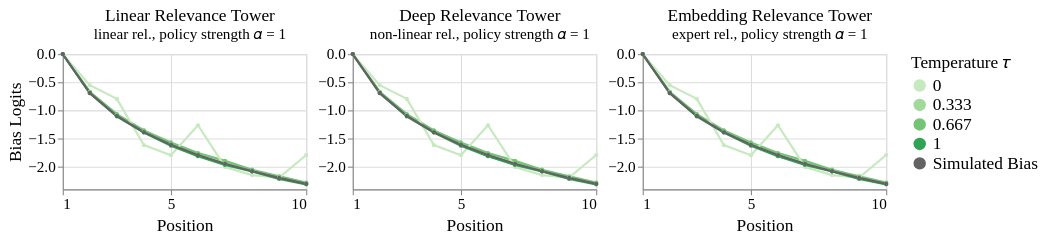

This figure's notebook cell:
### Code cell
def plot_bias(experiment, policy_strength, title="", subtitle="", width=225, height=125, color="blues", show_axis_title=True):
    scheme = {
        "blue": ["#C6DBEF", "#9ECAE1", "#6BAED6", "#3182BD", "#636363"],
        "green": ["#C7E9C0", "#A1D99B", "#74C476", "#31A354", "#636363"],
        "orange": ["#FDD0A2", "#FD8D3C", "#FD8D3C", "#E6550E", "#636363"],
    }[color]

    
    bias_df = load(experiment, "bias.csv")
    bias_df = bias_df[bias_df["policy_strength"] == policy_strength]

    
    n_positions = bias_df.position.max() + 1
    true_bias_df = pd.DataFrame(
        {
            "position": range(n_positions),
            "examination": get_position_bias(n_positions, 1),
            "policy_temperature": "Simulated Bias"
        }
    )

    bias_df = pd.concat([bias_df, true_bias_df])
    bias_df["position"] += 1

    base = alt.Chart(bias_df, width=width, height=height, title=alt.Title(text=title, subtitle=subtitle)).encode(
        x=alt.X("position:Q", title="Position").axis(labelAngle=0, values=[1, 5, 10, 15, 20, 25]).scale(nice=False)
    )
    
    line = base.mark_line(point=True, opacity=1).encode(
        y=alt.Y("mean(examination):Q", title="Bias Logits" if show_axis_title else None),
        color=alt.Color("policy_temperature:O", title="Temperature 𝜏").scale(range=scheme)
    )
    
    ci = base.mark_errorband(extent="ci").encode(
        y=alt.Y("examination:Q", title="Bias Logits" if show_axis_title else None),
        color=alt.Color("policy_temperature:O").scale(range=scheme)
    )
    
    return ci + line





linear = plot_bias("test_single_varying", policy_strength=1, color="green", title="Linear Relevance Tower", subtitle="linear rel., policy strength 𝛼 = 1")
deep = plot_bias("test_single_varying", policy_strength=1, color="green", title="Deep Relevance Tower", subtitle="non-linear rel., policy strength 𝛼 = 1", show_axis_title=False)
embedding = plot_bias("test_single_varying", policy_strength=1, color="green", title="Embedding Relevance Tower", subtitle="expert rel., policy strength 𝛼 = 1", show_axis_title=False)


chart = (
    linear | deep | embedding
).configure_line(
    size=2
).configure_point(
    size=15
).resolve_scale(
    y="shared"
).configure_concat(
    spacing=5
)

chart

### Figure 1 — Vega-Lite specification as saved in the notebook (floating-point values rounded to 4 significant figures)
{"config": {"title": {"font": "serif", "fontWeight": "normal", "fontSize": 16, "dx": 5, "subtitleFont": "serif", "subtitleFontSize": 14}, "axis": {"titleFont": "serif", "titleFontWeight": "normal", "titleFontSize": 16, "labelFont": "serif", "labelFontWeight": "normal", "labelFontSize": 14}, "headerColumn": {"titleFont": "serif", "titleFontWeight": "normal", "titleFontSize": 16, "labelFont": "serif", "labelFontWeight": "normal", "labelFontSize": 16}, "text": {"font": "serif", "fontSize": 14}, "legend": {"symbolOpacity": 1, "titleFont": "serif", "titleFontWeight": "normal", "titleFontSize": 16, "labelFont": "serif", "labelFontWeight": "normal", "labelFontSize": 16}, "concat": {"spacing": 5}, "line": {"size": 2}, "point": {"size": 15}}, "hconcat": [{"layer": [{"mark": {"type": "errorband", "extent": "ci"}, "encoding": {"color": {"field": "policy_temperature", "scale": {"range": ["#C7E9C0", "#A1D99B", "#74C476", "#31A354", "#636363"]}, "type": "ordinal"}, "x": {"axis": {"labelAngle": 0, "values": [1, 5, 10, 15, 20, 25]}, "field": "position", "scale": {"nice": false}, "title": "Position", "type": "quantitative"}, "y": {"field": "examination", "title": "Bias Logits", "type": "quantitative"}}, "title": {"text": "Linear Relevance Tower", "subtitle": "linear rel., policy strength 𝛼 = 1"}}, {"mark": {"type": "line", "opacity": 1, "point": true}, "encoding": {"color": {"field": "policy_temperature", "scale": {"range": ["#C7E9C0", "#A1D99B", "#74C476", "#31A354", "#636363"]}, "title": "Temperature 𝜏", "type": "ordinal"}, "x": {"axis": {"labelAngle": 0, "values": [1, 5, 10, 15, 20, 25]}, "field": "position", "scale": {"nice": false}, "title": "Position", "type": "quantitative"}, "y": {"aggregate": "mean", "field": "examination", "title": "Bias Logits", "type": "quantitative"}}, "title": {"text": "Linear Relevance Tower", "subtitle": "linear rel., policy strength 𝛼 = 1"}}], "data": {"name": "data-1faae2f03af4207c7d2cb069ca9235e9"}, "height": 125, "width": 225}, {"layer": [{"mark": {"type": "errorband", "extent": "ci"}, "encoding": {"color": {"field": "policy_temperature", "scale": {"range": ["#C7E9C0", "#A1D99B", "#74C476", "#31A354", "#636363"]}, "type": "ordinal"}, "x": {"axis": {"labelAngle": 0, "values": [1, 5, 10, 15, 20, 25]}, "field": "position", "scale": {"nice": false}, "title": "Position", "type": "quantitative"}, "y": {"field": "examination", "title": null, "type": "quantitative"}}, "title": {"text": "Deep Relevance Tower", "subtitle": "non-linear rel., policy strength 𝛼 = 1"}}, {"mark": {"type": "line", "opacity": 1, "point": true}, "encoding": {"color": {"field": "policy_temperature", "scale": {"range": ["#C7E9C0", "#A1D99B", "#74C476", "#31A354", "#636363"]}, "title": "Temperature 𝜏", "type": "ordinal"}, "x": {"axis": {"labelAngle": 0, "values": [1, 5, 10, 15, 20, 25]}, "field": "position", "scale": {"nice": false}, "title": "Position", "type": "quantitative"}, "y": {"aggregate": "mean", "field": "examination", "title": null, "type": "quantitative"}}, "title": {"text": "Deep Relevance Tower", "subtitle": "non-linear rel., policy strength 𝛼 = 1"}}], "data": {"name": "data-1faae2f03af4207c7d2cb069ca9235e9"}, "height": 125, "width": 225}, {"layer": [{"mark": {"type": "errorband", "extent": "ci"}, "encoding": {"color": {"field": "policy_temperature", "scale": {"range": ["#C7E9C0", "#A1D99B", "#74C476", "#31A354", "#636363"]}, "type": "ordinal"}, "x": {"axis": {"labelAngle": 0, "values": [1, 5, 10, 15, 20, 25]}, "field": "position", "scale": {"nice": false}, "title": "Position", "type": "quantitative"}, "y": {"field": "examination", "title": null, "type": "quantitative"}}, "title": {"text": "Embedding Relevance Tower", "subtitle": "expert rel., policy strength 𝛼 = 1"}}, {"mark": {"type": "line", "opacity": 1, "point": true}, "encoding": {"color": {"field": "policy_temperature", "scale": {"range": ["#C7E9C0", "#A1D99B", "#74C476", "#31A354", "#636363"]}, "title": "Temperature 𝜏", "type": "ordinal"}, "x": {"axis": {"labelAngle": 0, "values": [1, 5, 10, 15, 20, 25]}, "field": "position", "scale": {"nice": false}, "title": "Position", "type": "quantitative"}, "y": {"aggregate": "mean", "field": "examination", "title": null, "type": "quantitative"}}, "title": {"text": "Embedding Relevance Tower", "subtitle": "expert rel., policy strength 𝛼 = 1"}}], "data": {"name": "data-1faae2f03af4207c7d2cb069ca9235e9"}, "height": 125, "width": 225}], "resolve": {"scale": {"y": "shared"}}, "$schema": "https://vega.github.io/schema/vega-lite/v5.20.1.json", "datasets": {"data-1faae2f03af4207c7d2cb069ca9235e9": [{"position": 1, "examination": 0.0, "results/test_single_varying/data": "Custom_dataset", "experiment": "test_single_varying", "logging_policy_ranker": "linear", "policy_strength": 1.0, "policy_temperature": 0.333, "random_state": 2021.0, "relevance": "linear", "relevance_tower": "linear"}, {"position": 2, "examination": -0.6676, "results/test_single_varying/data": "Custom_dataset", "experiment": "test_single_varying", "logging_policy_ranker": "linear", "policy_strength": 1.0, "policy_temperature": 0.333, "random_state": 2021.0, "relevance": "linear", "relevance_tower": "linear"}, {"position": 3, "examination": -1.074, "results/test_single_varying/data": "Custom_dataset", "experiment": "test_single_varying", "logging_policy_ranker": "linear", "policy_strength": 1.0, "policy_temperature": 0.333, "random_state": 2021.0, "relevance": "linear", "relevance_tower": "linear"}, {"position": 4, "examination": -1.359, "results/test_single_varying/data": "Custom_dataset", "experiment": "test_single_varying", "logging_policy_ranker": "linear", "policy_strength": 1.0, "policy_temperature": 0.333, "random_state": 2021.0, "relevance": "linear", "relevance_tower": "linear"}, {"position": 5, "examination": -1.591, "results/test_single_varying/data": "Custom_dataset", "experiment": "test_single_varying", "logging_policy_ranker": "linear", "policy_strength": 1.0, "policy_temperature": 0.333, "random_state": 2021.0, "relevance": "linear", "relevance_tower": "linear"}, {"position": 6, "examination": -1.813, "results/test_single_varying/data": "Custom_dataset", "experiment": "test_single_varying", "logging_policy_ranker": "linear", "policy_strength": 1.0, "policy_temperature": 0.333, "random_state": 2021.0, "relevance": "linear", "relevance_tower": "linear"}, {"position": 7, "examination": -1.928, "results/test_single_varying/data": "Custom_dataset", "experiment": "test_single_varying", "logging_policy_ranker": "linear", "policy_strength": 1.0, "policy_temperature": 0.333, "random_state": 2021.0, "relevance": "linear", "relevance_tower": "linear"}, {"position": 8, "examination": -2.076, "results/test_single_varying/data": "Custom_dataset", "experiment": "test_single_varying", "logging_policy_ranker": "linear", "policy_strength": 1.0, "policy_temperature": 0.333, "random_state": 2021.0, "relevance": "linear", "relevance_tower": "linear"}, {"position": 9, "examination": -2.195, "results/test_single_varying/data": "Custom_dataset", "experiment": "test_single_varying", "logging_policy_ranker": "linear", "policy_strength": 1.0, "policy_temperature": 0.333, "random_state": 2021.0, "relevance": "linear", "relevance_tower": "linear"}, {"position": 10, "examination": -2.29, "results/test_single_varying/data": "Custom_dataset", "experiment": "test_single_varying", "logging_policy_ranker": "linear", "policy_strength": 1.0, "policy_temperature": 0.333, "random_state": 2021.0, "relevance": "linear", "relevance_tower": "linear"}, {"position": 1, "examination": 0.0, "results/test_single_varying/data": "Custom_dataset", "experiment": "test_single_varying", "logging_policy_ranker": "linear", "policy_strength": 1.0, "policy_temperature": 0.667, "random_state": 2021.0, "relevance": "linear", "relevance_tower": "linear"}, {"position": 2, "examination": -0.6723, "results/test_single_varying/data": "Custom_dataset", "experiment": "test_single_varying", "logging_policy_ranker": "linear", "policy_strength": 1.0, "policy_temperature": 0.667, "random_state": 2021.0, "relevance": "linear", "relevance_tower": "linear"}, {"position": 3, "examination": -1.066, "results/test_single_varying/data": "Custom_dataset", "experiment": "test_single_varying", "logging_policy_ranker": "linear", "policy_strength": 1.0, "policy_temperature": 0.667, "random_state": 2021.0, "relevance": "linear", "relevance_tower": "linear"}, {"position": 4, "examination": -1.355, "results/test_single_varying/data": "Custom_dataset", "experiment": "test_single_varying", "logging_policy_ranker": "linear", "policy_strength": 1.0, "policy_temperature": 0.667, "random_state": 2021.0, "relevance": "linear", "relevance_tower": "linear"}, {"position": 5, "examination": -1.568, "results/test_single_varying/data": "Custom_dataset", "experiment": "test_single_varying", "logging_policy_ranker": "linear", "policy_strength": 1.0, "policy_temperature": 0.667, "random_state": 2021.0, "relevance": "linear", "relevance_tower": "linear"}, {"position": 6, "examination": -1.756, "results/test_single_varying/data": "Custom_dataset", "experiment": "test_single_varying", "logging_policy_ranker": "linear", "policy_strength": 1.0, "policy_temperature": 0.667, "random_state": 2021.0, "relevance": "linear", "relevance_tower": "linear"}, {"position": 7, "examination": -1.895, "results/test_single_varying/data": "Custom_dataset", "experiment": "test_single_varying", "logging_policy_ranker": "linear", "policy_strength": 1.0, "policy_temperature": 0.667, "random_state": 2021.0, "relevance": "linear", "relevance_tower": "linear"}, {"position": 8, "examination": -2.051, "results/test_single_varying/data": "Custom_dataset", "experiment": "test_single_varying", "logging_policy_ranker": "linear", "policy_strength": 1.0, "policy_temperature": 0.667, "random_state": 2021.0, "relevance": "linear", "relevance_tower": "linear"}, {"position": 9, "examination": -2.17, "results/test_single_varying/data": "Custom_dataset", "experiment": "test_single_varying", "logging_policy_ranker": "linear", "policy_strength": 1.0, "policy_temperature": 0.667, "random_state": 2021.0, "relevance": "linear", "relevance_tower": "linear"}, {"position": 10, "examination": -2.28, "results/test_single_varying/data": "Custom_dataset", "experiment": "test_single_varying", "logging_policy_ranker": "linear", "policy_strength": 1.0, "policy_temperature": 0.667, "random_state": 2021.0, "relevance": "linear", "relevance_tower": "linear"}, {"position": 1, "examination": 0.0, "results/test_single_varying/data": "Custom_dataset", "experiment": "test_single_varying", "logging_policy_ranker": "linear", "policy_strength": 1.0, "policy_temperature": 0.0, "random_state": 2021.0, "relevance": "linear", "relevance_tower": "linear"}, {"position": 2, "examination": -0.552, "results/test_single_varying/data": "Custom_dataset", "experiment": "test_single_varying", "logging_policy_ranker": "linear", "policy_strength": 1.0, "policy_temperature": 0.0, "random_state": 2021.0, "relevance": "linear", "relevance_tower": "linear"}, {"position": 3, "examination": -0.795, "results/test_single_varying/data": "Custom_dataset", "experiment": "test_single_varying", "logging_policy_ranker": "linear", "policy_strength": 1.0, "policy_temperature": 0.0, "random_state": 2021.0, "relevance": "linear", "relevance_tower": "linear"}, {"position": 4, "examination": -1.615, "results/test_single_varying/data": "Custom_dataset", "experiment": "test_single_varying", "logging_policy_ranker": "linear", "policy_strength": 1.0, "policy_temperature": 0.0, "random_state": 2021.0, "relevance": "linear", "relevance_tower": "linear"}, {"position": 5, "examination": -1.793, "results/test_single_varying/data": "Custom_dataset", "experiment": "test_single_varying", "logging_policy_ranker": "linear", "policy_strength": 1.0, "policy_temperature": 0.0, "random_state": 2021.0, "relevance": "linear", "relevance_tower": "linear"}, {"position": 6, "examination": -1.263, "results/test_single_varying/data": "Custom_dataset", "experiment": "test_single_varying", "logging_policy_ranker": "linear", "policy_strength": 1.0, "policy_temperature": 0.0, "random_state": 2021.0, "relevance": "linear", "relevance_tower": "linear"}, {"position": 7, "examination": -2.003, "results/test_single_varying/data": "Custom_dataset", "experiment": "test_single_varying", "logging_policy_ranker": "linear", "policy_strength": 1.0, "policy_temperature": 0.0, "random_state": 2021.0, "relevance": "linear", "relevance_tower": "linear"}, {"position": 8, "examination": -2.146, "results/test_single_varying/data": "Custom_dataset", "experiment": "test_single_varying", "logging_policy_ranker": "linear", "policy_strength": 1.0, "policy_temperature": 0.0, "random_state": 2021.0, "relevance": "linear", "relevance_tower": "linear"}, {"position": 9, "examination": -2.191, "results/test_single_varying/data": "Custom_dataset", "experiment": "test_single_varying", "logging_policy_ranker": "linear", "policy_strength": 1.0, "policy_temperature": 0.0, "random_state": 2021.0, "relevance": "linear", "relevance_tower": "linear"}, {"position": 10, "examination": -1.791, "results/test_single_varying/data": "Custom_dataset", "experiment": "test_single_varying", "logging_policy_ranker": "linear", "policy_strength": 1.0, "policy_temperature": 0.0, "random_state": 2021.0, "relevance": "linear", "relevance_tower": "linear"}, {"position": 1, "examination": 0.0, "results/test_single_varying/data": "Custom_dataset", "experiment": "test_single_varying", "logging_policy_ranker": "linear", "policy_strength": 1.0, "policy_temperature": 1.0, "random_state": 2021.0, "relevance": "linear", "relevance_tower": "linear"}, {"position": 2, "examination": -0.6913, "results/test_single_varying/data": "Custom_dataset", "experiment": "test_single_varying", "logging_policy_ranker": "linear", "policy_strength": 1.0, "policy_temperature": 1.0, "random_state": 2021.0, "relevance": "linear", "relevance_tower": "linear"}, {"position": 3, "examination": -1.106, "results/test_single_varying/data": "Custom_dataset", "experiment": "test_single_varying", "logging_policy_ranker": "linear", "policy_strength": 1.0, "policy_temperature": 1.0, "random_state": 2021.0, "relevance": "linear", "relevance_tower": "linear"}, {"position": 4, "examination": -1.393, "results/test_single_varying/data": "Custom_dataset", "experiment": "test_single_varying", "logging_policy_ranker": "linear", "policy_strength": 1.0, "policy_temperature": 1.0, "random_state": 2021.0, "relevance": "linear", "relevance_tower": "linear"}, {"position": 5, "examination": -1.627, "results/test_single_varying/data": "Custom_dataset", "experiment": "test_single_varying", "logging_policy_ranker": "linear", "policy_strength": 1.0, "policy_temperature": 1.0, "random_state": 2021.0, "relevance": "linear", "relevance_tower": "linear"}, {"position": 6, "examination": -1.812, "results/test_single_varying/data": "Custom_dataset", "experiment": "test_single_varying", "logging_policy_ranker": "linear", "policy_strength": 1.0, "policy_temperature": 1.0, "random_state": 2021.0, "relevance": "linear", "relevance_tower": "linear"}, {"position": 7, "examination": -1.966, "results/test_single_varying/data": "Custom_dataset", "experiment": "test_single_varying", "logging_policy_ranker": "linear", "policy_strength": 1.0, "policy_temperature": 1.0, "random_state": 2021.0, "relevance": "linear", "relevance_tower": "linear"}, {"position": 8, "examination": -2.082, "results/test_single_varying/data": "Custom_dataset", "experiment": "test_single_varying", "logging_policy_ranker": "linear", "policy_strength": 1.0, "policy_temperature": 1.0, "random_state": 2021.0, "relevance": "linear", "relevance_tower": "linear"}, {"position": 9, "examination": -2.215, "results/test_single_varying/data": "Custom_dataset", "experiment": "test_single_varying", "logging_policy_ranker": "linear", "policy_strength": 1.0, "policy_temperature": 1.0, "random_state": 2021.0, "relevance": "linear", "relevance_tower": "linear"}, {"position": 10, "examination": -2.311, "results/test_single_varying/data": "Custom_dataset", "experiment": "test_single_varying", "logging_policy_ranker": "linear", "policy_strength": 1.0, "policy_temperature": 1.0, "random_state": 2021.0, "relevance": "linear", "relevance_tower": "linear"}, {"position": 1, "examination": -0.0, "results/test_single_varying/data": null, "experiment": null, "logging_policy_ranker": null, "policy_strength": null, "policy_temperature": "Simulated Bias", "random_state": null, "relevance": null, "relevance_tower": null}, {"position": 2, "examination": -0.6931, "results/test_single_varying/data": null, "experiment": null, "logging_policy_ranker": null, "policy_strength": null, "policy_temperature": "Simulated Bias", "random_state": null, "relevance": null, "relevance_tower": null}, {"position": 3, "examination": -1.099, "results/test_single_varying/data": null, "experiment": null, "logging_policy_ranker": null, "policy_strength": null, "policy_temperature": "Simulated Bias", "random_state": null, "relevance": null, "relevance_tower": null}, {"position": 4, "examination": -1.386, "results/test_single_varying/data": null, "experiment": null, "logging_policy_ranker": null, "policy_strength": null, "policy_temperature": "Simulated Bias", "random_state": null, "relevance": null, "relevance_tower": null}, {"position": 5, "examination": -1.609, "results/test_single_varying/data": null, "experiment": null, "logging_policy_ranker": null, "policy_strength": null, "policy_temperature": "Simulated Bias", "random_state": null, "relevance": null, "relevance_tower": null}, {"position": 6, "examination": -1.792, "results/test_single_varying/data": null, "experiment": null, "logging_policy_ranker": null, "policy_strength": null, "policy_temperature": "Simulated Bias", "random_state": null, "relevance": null, "relevance_tower": null}, {"position": 7, "examination": -1.946, "results/test_single_varying/data": null, "experiment": null, "logging_policy_ranker": null, "policy_strength": null, "policy_temperature": "Simulated Bias", "random_state": null, "relevance": null, "relevance_tower": null}, {"position": 8, "examination": -2.079, "results/test_single_varying/data": null, "experiment": null, "logging_policy_ranker": null, "policy_strength": null, "policy_temperature": "Simulated Bias", "random_state": null, "relevance": null, "relevance_tower": null}, {"position": 9, "examination": -2.197, "results/test_single_varying/data": null, "experiment": null, "logging_policy_ranker": null, "policy_strength": null, "policy_temperature": "Simulated Bias", "random_state": null, "relevance": null, "relevance_tower": null}, {"position": 10, "examination": -2.303, "results/test_single_varying/data": null, "experiment": null, "logging_policy_ranker": null, "policy_strength": null, "policy_temperature": "Simulated Bias", "random_state": null, "relevance": null, "relevance_tower": null}]}}
